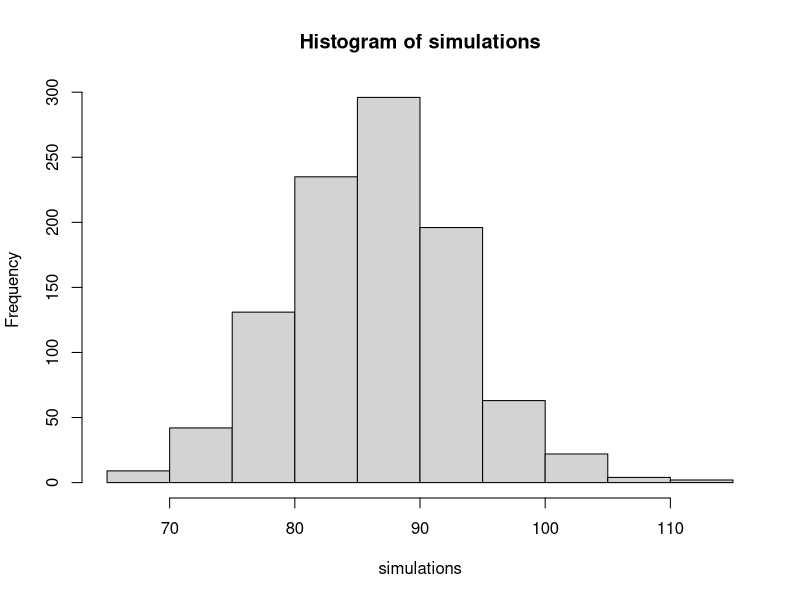

Recreate this plot in R.
## ---- chunk 1
library(tidyverse)
## ---- chunk 2
set.seed(1234)

simulations <- rbinom(n = 1000, size = 20, prob = .317)

table(simulations)
## ---- chunk 3
set.seed(1234)

simulations <- rbinom(n = 1000, size = 187, prob = .465)

hist(simulations)
## ---- chunk 4
table(simulations)
## ---- chunk 5
library(dplyr)
set.seed(1234)

simulations <- rbinom(n = 1000, size = 1, prob = .377)

four_in_a_row <- mean(simulations == 1 & lead(simulations, 1) == 1 & lead(simulations, 2) == 1 & lead(simulations, 3) == 1)

odds <- 1/four_in_a_row
